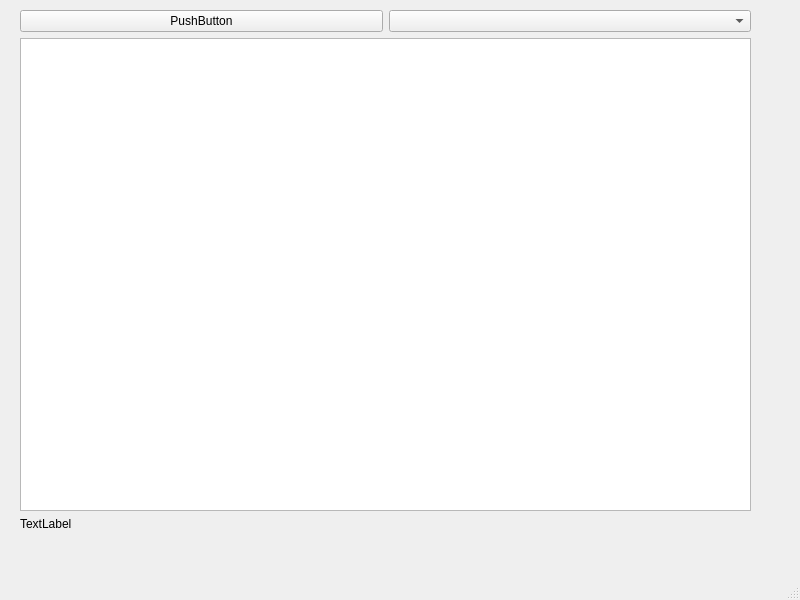
<?xml version="1.0" encoding="UTF-8"?>
<ui version="4.0">
 <class>Conecta4</class>
 <widget class="QMainWindow" name="Conecta4">
  <property name="geometry">
   <rect>
    <x>0</x>
    <y>0</y>
    <width>800</width>
    <height>600</height>
   </rect>
  </property>
  <property name="windowTitle">
   <string>Conecta4 - Práctica 1 - SI 2021</string>
  </property>
  <widget class="QWidget" name="centralwidget">
   <widget class="QWidget" name="verticalLayoutWidget">
    <property name="geometry">
     <rect>
      <x>20</x>
      <y>10</y>
      <width>731</width>
      <height>521</height>
     </rect>
    </property>
    <layout class="QVBoxLayout" name="mainLayout">
     <property name="sizeConstraint">
      <enum>QLayout::SetMaximumSize</enum>
     </property>
     <item>
      <layout class="QHBoxLayout" name="horizontalLayout">
       <item>
        <widget class="QPushButton" name="startBt">
         <property name="text">
          <string>PushButton</string>
         </property>
        </widget>
       </item>
       <item>
        <widget class="QComboBox" name="gameTypeCombo"/>
       </item>
      </layout>
     </item>
     <item>
      <widget class="QGraphicsView" name="graphicsView"/>
     </item>
     <item>
      <widget class="QLabel" name="infoLabel">
       <property name="text">
        <string>TextLabel</string>
       </property>
      </widget>
     </item>
    </layout>
   </widget>
  </widget>
  <widget class="QMenuBar" name="menubar">
   <property name="geometry">
    <rect>
     <x>0</x>
     <y>0</y>
     <width>800</width>
     <height>34</height>
    </rect>
   </property>
  </widget>
  <widget class="QStatusBar" name="statusbar"/>
 </widget>
 <resources/>
 <connections/>
</ui>
